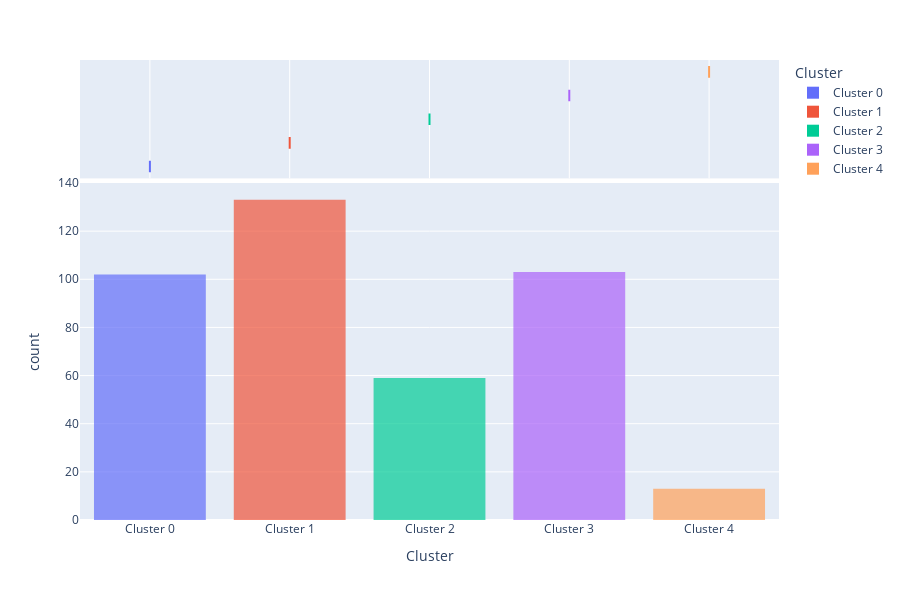

The cell this chart's notebook holds for it:
### Code cell
# distribution
plot_model(kmeans, plot = 'distribution')

### Figure 1 — Plotly figure (JSON) as saved in the notebook; plotly's stock layout.template omitted (floating-point values rounded to 4 significant figures; data arrays with more than 128 entries replaced by an {"elided": "..."} marker saying what was removed)
{"data": [{"alignmentgroup": "True", "bingroup": "x", "hovertemplate": "Cluster=%{x}<br>count=%{y}<extra></extra>", "legendgroup": "Cluster 0", "marker": {"color": "#636efa", "opacity": 0.7}, "name": "Cluster 0", "offsetgroup": "Cluster 0", "orientation": "v", "showlegend": true, "type": "histogram", "x": ["Cluster 0", "Cluster 0", "Cluster 0", "Cluster 0", "Cluster 0", "Cluster 0", "Cluster 0", "Cluster 0", "Cluster 0", "Cluster 0", "Cluster 0", "Cluster 0", "Cluster 0", "Cluster 0", "Cluster 0", "Cluster 0", "Cluster 0", "Cluster 0", "Cluster 0", "Cluster 0", "Cluster 0", "Cluster 0", "Cluster 0", "Cluster 0", "Cluster 0", "Cluster 0", "Cluster 0", "Cluster 0", "Cluster 0", "Cluster 0", "Cluster 0", "Cluster 0", "Cluster 0", "Cluster 0", "Cluster 0", "Cluster 0", "Cluster 0", "Cluster 0", "Cluster 0", "Cluster 0", "Cluster 0", "Cluster 0", "Cluster 0", "Cluster 0", "Cluster 0", "Cluster 0", "Cluster 0", "Cluster 0", "Cluster 0", "Cluster 0", "Cluster 0", "Cluster 0", "Cluster 0", "Cluster 0", "Cluster 0", "Cluster 0", "Cluster 0", "Cluster 0", "Cluster 0", "Cluster 0", "Cluster 0", "Cluster 0", "Cluster 0", "Cluster 0", "Cluster 0", "Cluster 0", "Cluster 0", "Cluster 0", "Cluster 0", "Cluster 0", "Cluster 0", "Cluster 0", "Cluster 0", "Cluster 0", "Cluster 0", "Cluster 0", "Cluster 0", "Cluster 0", "Cluster 0", "Cluster 0", "Cluster 0", "Cluster 0", "Cluster 0", "Cluster 0", "Cluster 0", "Cluster 0", "Cluster 0", "Cluster 0", "Cluster 0", "Cluster 0", "Cluster 0", "Cluster 0", "Cluster 0", "Cluster 0", "Cluster 0", "Cluster 0", "Cluster 0", "Cluster 0", "Cluster 0", "Cluster 0", "Cluster 0", "Cluster 0"], "xaxis": "x", "yaxis": "y"}, {"alignmentgroup": "True", "customdata": {"elided": "102x5 float values"}, "hovertemplate": "Cluster=%{x}<br>Total_Value=%{customdata[0]}<br>Total_Units=%{customdata[1]}<br>ProductFamily_ID=%{customdata[2]}<br>ProductBrand_ID=%{customdata[3]}<br>ProductName_ID=%{customdata[4]}<extra></extra>", "legendgroup": "Cluster 0", "marker": {"color": "#636efa"}, "name": "Cluster 0", "notched": true, "offsetgroup": "Cluster 0", "showlegend": false, "type": "box", "x": ["Cluster 0", "Cluster 0", "Cluster 0", "Cluster 0", "Cluster 0", "Cluster 0", "Cluster 0", "Cluster 0", "Cluster 0", "Cluster 0", "Cluster 0", "Cluster 0", "Cluster 0", "Cluster 0", "Cluster 0", "Cluster 0", "Cluster 0", "Cluster 0", "Cluster 0", "Cluster 0", "Cluster 0", "Cluster 0", "Cluster 0", "Cluster 0", "Cluster 0", "Cluster 0", "Cluster 0", "Cluster 0", "Cluster 0", "Cluster 0", "Cluster 0", "Cluster 0", "Cluster 0", "Cluster 0", "Cluster 0", "Cluster 0", "Cluster 0", "Cluster 0", "Cluster 0", "Cluster 0", "Cluster 0", "Cluster 0", "Cluster 0", "Cluster 0", "Cluster 0", "Cluster 0", "Cluster 0", "Cluster 0", "Cluster 0", "Cluster 0", "Cluster 0", "Cluster 0", "Cluster 0", "Cluster 0", "Cluster 0", "Cluster 0", "Cluster 0", "Cluster 0", "Cluster 0", "Cluster 0", "Cluster 0", "Cluster 0", "Cluster 0", "Cluster 0", "Cluster 0", "Cluster 0", "Cluster 0", "Cluster 0", "Cluster 0", "Cluster 0", "Cluster 0", "Cluster 0", "Cluster 0", "Cluster 0", "Cluster 0", "Cluster 0", "Cluster 0", "Cluster 0", "Cluster 0", "Cluster 0", "Cluster 0", "Cluster 0", "Cluster 0", "Cluster 0", "Cluster 0", "Cluster 0", "Cluster 0", "Cluster 0", "Cluster 0", "Cluster 0", "Cluster 0", "Cluster 0", "Cluster 0", "Cluster 0", "Cluster 0", "Cluster 0", "Cluster 0", "Cluster 0", "Cluster 0", "Cluster 0", "Cluster 0", "Cluster 0"], "xaxis": "x2", "yaxis": "y2"}, {"alignmentgroup": "True", "bingroup": "x", "hovertemplate": "Cluster=%{x}<br>count=%{y}<extra></extra>", "legendgroup": "Cluster 1", "marker": {"color": "#EF553B", "opacity": 0.7}, "name": "Cluster 1", "offsetgroup": "Cluster 1", "orientation": "v", "showlegend": true, "type": "histogram", "x": {"elided": "133 str values"}, "xaxis": "x", "yaxis": "y"}, {"alignmentgroup": "True", "customdata": {"elided": "133x5 float values"}, "hovertemplate": "Cluster=%{x}<br>Total_Value=%{customdata[0]}<br>Total_Units=%{customdata[1]}<br>ProductFamily_ID=%{customdata[2]}<br>ProductBrand_ID=%{customdata[3]}<br>ProductName_ID=%{customdata[4]}<extra></extra>", "legendgroup": "Cluster 1", "marker": {"color": "#EF553B"}, "name": "Cluster 1", "notched": true, "offsetgroup": "Cluster 1", "showlegend": false, "type": "box", "x": {"elided": "133 str values"}, "xaxis": "x2", "yaxis": "y2"}, {"alignmentgroup": "True", "bingroup": "x", "hovertemplate": "Cluster=%{x}<br>count=%{y}<extra></extra>", "legendgroup": "Cluster 2", "marker": {"color": "#00cc96", "opacity": 0.7}, "name": "Cluster 2", "offsetgroup": "Cluster 2", "orientation": "v", "showlegend": true, "type": "histogram", "x": ["Cluster 2", "Cluster 2", "Cluster 2", "Cluster 2", "Cluster 2", "Cluster 2", "Cluster 2", "Cluster 2", "Cluster 2", "Cluster 2", "Cluster 2", "Cluster 2", "Cluster 2", "Cluster 2", "Cluster 2", "Cluster 2", "Cluster 2", "Cluster 2", "Cluster 2", "Cluster 2", "Cluster 2", "Cluster 2", "Cluster 2", "Cluster 2", "Cluster 2", "Cluster 2", "Cluster 2", "Cluster 2", "Cluster 2", "Cluster 2", "Cluster 2", "Cluster 2", "Cluster 2", "Cluster 2", "Cluster 2", "Cluster 2", "Cluster 2", "Cluster 2", "Cluster 2", "Cluster 2", "Cluster 2", "Cluster 2", "Cluster 2", "Cluster 2", "Cluster 2", "Cluster 2", "Cluster 2", "Cluster 2", "Cluster 2", "Cluster 2", "Cluster 2", "Cluster 2", "Cluster 2", "Cluster 2", "Cluster 2", "Cluster 2", "Cluster 2", "Cluster 2", "Cluster 2"], "xaxis": "x", "yaxis": "y"}, {"alignmentgroup": "True", "customdata": {"elided": "59x5 float values"}, "hovertemplate": "Cluster=%{x}<br>Total_Value=%{customdata[0]}<br>Total_Units=%{customdata[1]}<br>ProductFamily_ID=%{customdata[2]}<br>ProductBrand_ID=%{customdata[3]}<br>ProductName_ID=%{customdata[4]}<extra></extra>", "legendgroup": "Cluster 2", "marker": {"color": "#00cc96"}, "name": "Cluster 2", "notched": true, "offsetgroup": "Cluster 2", "showlegend": false, "type": "box", "x": ["Cluster 2", "Cluster 2", "Cluster 2", "Cluster 2", "Cluster 2", "Cluster 2", "Cluster 2", "Cluster 2", "Cluster 2", "Cluster 2", "Cluster 2", "Cluster 2", "Cluster 2", "Cluster 2", "Cluster 2", "Cluster 2", "Cluster 2", "Cluster 2", "Cluster 2", "Cluster 2", "Cluster 2", "Cluster 2", "Cluster 2", "Cluster 2", "Cluster 2", "Cluster 2", "Cluster 2", "Cluster 2", "Cluster 2", "Cluster 2", "Cluster 2", "Cluster 2", "Cluster 2", "Cluster 2", "Cluster 2", "Cluster 2", "Cluster 2", "Cluster 2", "Cluster 2", "Cluster 2", "Cluster 2", "Cluster 2", "Cluster 2", "Cluster 2", "Cluster 2", "Cluster 2", "Cluster 2", "Cluster 2", "Cluster 2", "Cluster 2", "Cluster 2", "Cluster 2", "Cluster 2", "Cluster 2", "Cluster 2", "Cluster 2", "Cluster 2", "Cluster 2", "Cluster 2"], "xaxis": "x2", "yaxis": "y2"}, {"alignmentgroup": "True", "bingroup": "x", "hovertemplate": "Cluster=%{x}<br>count=%{y}<extra></extra>", "legendgroup": "Cluster 3", "marker": {"color": "#ab63fa", "opacity": 0.7}, "name": "Cluster 3", "offsetgroup": "Cluster 3", "orientation": "v", "showlegend": true, "type": "histogram", "x": ["Cluster 3", "Cluster 3", "Cluster 3", "Cluster 3", "Cluster 3", "Cluster 3", "Cluster 3", "Cluster 3", "Cluster 3", "Cluster 3", "Cluster 3", "Cluster 3", "Cluster 3", "Cluster 3", "Cluster 3", "Cluster 3", "Cluster 3", "Cluster 3", "Cluster 3", "Cluster 3", "Cluster 3", "Cluster 3", "Cluster 3", "Cluster 3", "Cluster 3", "Cluster 3", "Cluster 3", "Cluster 3", "Cluster 3", "Cluster 3", "Cluster 3", "Cluster 3", "Cluster 3", "Cluster 3", "Cluster 3", "Cluster 3", "Cluster 3", "Cluster 3", "Cluster 3", "Cluster 3", "Cluster 3", "Cluster 3", "Cluster 3", "Cluster 3", "Cluster 3", "Cluster 3", "Cluster 3", "Cluster 3", "Cluster 3", "Cluster 3", "Cluster 3", "Cluster 3", "Cluster 3", "Cluster 3", "Cluster 3", "Cluster 3", "Cluster 3", "Cluster 3", "Cluster 3", "Cluster 3", "Cluster 3", "Cluster 3", "Cluster 3", "Cluster 3", "Cluster 3", "Cluster 3", "Cluster 3", "Cluster 3", "Cluster 3", "Cluster 3", "Cluster 3", "Cluster 3", "Cluster 3", "Cluster 3", "Cluster 3", "Cluster 3", "Cluster 3", "Cluster 3", "Cluster 3", "Cluster 3", "Cluster 3", "Cluster 3", "Cluster 3", "Cluster 3", "Cluster 3", "Cluster 3", "Cluster 3", "Cluster 3", "Cluster 3", "Cluster 3", "Cluster 3", "Cluster 3", "Cluster 3", "Cluster 3", "Cluster 3", "Cluster 3", "Cluster 3", "Cluster 3", "Cluster 3", "Cluster 3", "Cluster 3", "Cluster 3", "Cluster 3"], "xaxis": "x", "yaxis": "y"}, {"alignmentgroup": "True", "customdata": {"elided": "103x5 float values"}, "hovertemplate": "Cluster=%{x}<br>Total_Value=%{customdata[0]}<br>Total_Units=%{customdata[1]}<br>ProductFamily_ID=%{customdata[2]}<br>ProductBrand_ID=%{customdata[3]}<br>ProductName_ID=%{customdata[4]}<extra></extra>", "legendgroup": "Cluster 3", "marker": {"color": "#ab63fa"}, "name": "Cluster 3", "notched": true, "offsetgroup": "Cluster 3", "showlegend": false, "type": "box", "x": ["Cluster 3", "Cluster 3", "Cluster 3", "Cluster 3", "Cluster 3", "Cluster 3", "Cluster 3", "Cluster 3", "Cluster 3", "Cluster 3", "Cluster 3", "Cluster 3", "Cluster 3", "Cluster 3", "Cluster 3", "Cluster 3", "Cluster 3", "Cluster 3", "Cluster 3", "Cluster 3", "Cluster 3", "Cluster 3", "Cluster 3", "Cluster 3", "Cluster 3", "Cluster 3", "Cluster 3", "Cluster 3", "Cluster 3", "Cluster 3", "Cluster 3", "Cluster 3", "Cluster 3", "Cluster 3", "Cluster 3", "Cluster 3", "Cluster 3", "Cluster 3", "Cluster 3", "Cluster 3", "Cluster 3", "Cluster 3", "Cluster 3", "Cluster 3", "Cluster 3", "Cluster 3", "Cluster 3", "Cluster 3", "Cluster 3", "Cluster 3", "Cluster 3", "Cluster 3", "Cluster 3", "Cluster 3", "Cluster 3", "Cluster 3", "Cluster 3", "Cluster 3", "Cluster 3", "Cluster 3", "Cluster 3", "Cluster 3", "Cluster 3", "Cluster 3", "Cluster 3", "Cluster 3", "Cluster 3", "Cluster 3", "Cluster 3", "Cluster 3", "Cluster 3", "Cluster 3", "Cluster 3", "Cluster 3", "Cluster 3", "Cluster 3", "Cluster 3", "Cluster 3", "Cluster 3", "Cluster 3", "Cluster 3", "Cluster 3", "Cluster 3", "Cluster 3", "Cluster 3", "Cluster 3", "Cluster 3", "Cluster 3", "Cluster 3", "Cluster 3", "Cluster 3", "Cluster 3", "Cluster 3", "Cluster 3", "Cluster 3", "Cluster 3", "Cluster 3", "Cluster 3", "Cluster 3", "Cluster 3", "Cluster 3", "Cluster 3", "Cluster 3"], "xaxis": "x2", "yaxis": "y2"}, {"alignmentgroup": "True", "bingroup": "x", "hovertemplate": "Cluster=%{x}<br>count=%{y}<extra></extra>", "legendgroup": "Cluster 4", "marker": {"color": "#FFA15A", "opacity": 0.7}, "name": "Cluster 4", "offsetgroup": "Cluster 4", "orientation": "v", "showlegend": true, "type": "histogram", "x": ["Cluster 4", "Cluster 4", "Cluster 4", "Cluster 4", "Cluster 4", "Cluster 4", "Cluster 4", "Cluster 4", "Cluster 4", "Cluster 4", "Cluster 4", "Cluster 4", "Cluster 4"], "xaxis": "x", "yaxis": "y"}, {"alignmentgroup": "True", "customdata": [[2039000000.0, 1143981, 21, 1472, 253], [1886000000.0, 1157980, 21, 133, 253], [1947000000.0, 1217720, 21, 1472, 253], [1605000000.0, 989654, 21, 133, 253], [1704000000.0, 1053420, 21, 1472, 253], [1989000000.0, 1201569, 21, 133, 253], [1874000000.0, 1059257, 21, 1472, 253], [1587000000.0, 1057880, 21, 133, 253], [1797000000.0, 1082013, 21, 1472, 253], [2370000000.0, 1429100, 21, 133, 253], [1877000000.0, 1127792, 21, 1472, 253], [1640000000.0, 963583, 21, 719, 253], [1625000000.0, 1051391, 21, 1472, 253]], "hovertemplate": "Cluster=%{x}<br>Total_Value=%{customdata[0]}<br>Total_Units=%{customdata[1]}<br>ProductFamily_ID=%{customdata[2]}<br>ProductBrand_ID=%{customdata[3]}<br>ProductName_ID=%{customdata[4]}<extra></extra>", "legendgroup": "Cluster 4", "marker": {"color": "#FFA15A"}, "name": "Cluster 4", "notched": true, "offsetgroup": "Cluster 4", "showlegend": false, "type": "box", "x": ["Cluster 4", "Cluster 4", "Cluster 4", "Cluster 4", "Cluster 4", "Cluster 4", "Cluster 4", "Cluster 4", "Cluster 4", "Cluster 4", "Cluster 4", "Cluster 4", "Cluster 4"], "xaxis": "x2", "yaxis": "y2"}], "layout": {"barmode": "relative", "height": 600, "legend": {"title": {"text": "Cluster"}, "tracegroupgap": 0}, "margin": {"t": 60}, "xaxis": {"anchor": "y", "categoryarray": ["Cluster 0", "Cluster 1", "Cluster 2", "Cluster 3", "Cluster 4"], "categoryorder": "array", "domain": [0, 1], "title": {"text": "Cluster"}}, "xaxis2": {"anchor": "y2", "domain": [0, 1], "matches": "x", "showgrid": true, "showticklabels": false}, "yaxis": {"anchor": "x", "domain": [0, 0.7326], "title": {"text": "count"}}, "yaxis2": {"anchor": "x2", "domain": [0.7426, 1], "matches": "y2", "showgrid": false, "showline": false, "showticklabels": false, "ticks": ""}}}
